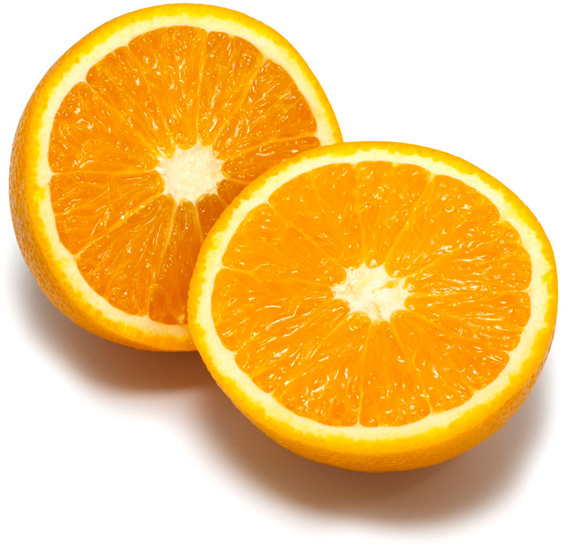
%> input picture Assignment 3/3 - Normalized graph cut/images/orange.jpg, 572 x 551 px
$ octave norm_cuts_example.m   (GNU Octave 9; MATLAB toolbox functions it lacks are replaced by stand-ins)
%> lines starting %> are read from the running program, lines starting %| are printed output that depends on the picture
### Assignment 3/3 - Normalized graph cut/norm_cuts_segm.m
function segm = norm_cuts_segm(I, colour_bandwidth, radius, ncuts_thresh, max_area, max_depth)

tic
[nRow, nCol, c] = size(I);
N = nRow * nCol;
V = reshape(I, N, c); % connect up-to-down way. Vertices of Graph

fprintf('Compute affinity matrix...\n');
W = ncuts_affinity(I, radius, colour_bandwidth);
toc

fprintf('Solve eigenvalue problems to find partitions...\n');
Seg = (1:N)';
[Seg, Id, Ncut] = ncuts_partition(Seg, W, ncuts_thresh, max_area, 'ROOT', max_depth, 1);

segm = zeros(nRow*nCol, 1);
for i=1:length(Seg)
    segm(Seg{i}) = i;
    fprintf('%s. Ncut = %f\n', Id{i}, Ncut{i});
end

segm = uint32(reshape(segm, nRow, nCol));
toc

### Assignment 3/3 - Normalized graph cut/ncuts_affinity.m
function A = ncuts_affinity(im, XY_RADIUS, RGB_SIGMA)

sz = [size(im,1), size(im,2)];

% Find all pairs of pixels within a distance of XY_RADIUS
rad = ceil(XY_RADIUS);
[di,dj] = ndgrid(-rad:rad, -rad:rad);
dv = (dj.^2 + di.^2) <= XY_RADIUS.^2;
di = di(dv);
dj = dj(dv);

[i,j] = ndgrid(1:size(im,1), 1:size(im,2));
i = repmat(i(:), 1, length(di));
j = repmat(j(:), 1, length(di));
i_ = bsxfun(@plus, i, di');
j_ = bsxfun(@plus, j, dj');
v = (i_ >= 1) & (i_ <= size(im,1)) & (j_ >= 1) & (j_ <= size(im,2));
pair_i = sub2ind(sz, i(v), j(v));
pair_j = sub2ind(sz, i_(v), j_(v));

% Weight each pair by the difference in RGB values, divided by RGB_SIGMA
RGB = double(reshape(im, [], size(im,3)))/RGB_SIGMA;
W = exp(-sum((RGB(pair_i,:) - RGB(pair_j,:)).^2,2));

% Construct an affinity matrix
A = sparse(pair_i, pair_j, W, prod(sz), prod(sz));

### Assignment 3/3 - Normalized graph cut/ncuts_partition.m
function [Seg Id Ncut] = ncuts_partition(I, W, sNcut, sArea, id, maxDepth, depth)
% NcutPartition - Partitioning
%
% Synopsis
%  [sub ids ncuts] = ncuts_partition(I, W, sNcut, sArea, [id])
%
% Description
%  Partitioning. This function is called recursively.
%
% Inputs ([]s are optional)
%  (vector) I        N x 1 vector representing a segment to be partitioned.
%                    Each element has a node index of V (global segment).
%  (matrux) W        N x N matrix representing the computed similarity
%                    (weight) matrix.
%                    W(i,j) is similarity between node i and j.
%  (scalar) sNcut    The smallest Ncut value (threshold) to keep partitioning.
%  (scalar) sArea    The smallest size of area (threshold) to be accepted
%                    as a segment.
%  (string) [id]     A label of the segment (for debugg)
%
% Outputs ([]s are optional)
%  (cell)   Seg      A cell array of segments partitioned.
%                    Each cell is the each segment.
%  (cell)   Id       A cell array of strings representing labels of each segment.
%                    IDs are generated as children based on a parent id.
%  (cell)   Ncut     A cell array of scalars representing Ncut values
%                    of each segment.
%
% Requirements
%  NcutValue
%
% Authors
%  Naotoshi Seo <sonots(at)sonots.com>
%
% License
%  The program is free to use for non-commercial academic purposes,
%  but for course works, you must understand what is going inside to use.
%  The program can be used, modified, or re-distributed for any purposes
%  if you or one of your group understand codes (the one must come to
%  court if court cases occur.) Please contact the authors if you are
%  interested in using the program without meeting the above conditions.

% Changes
%  10/01/2006  First Edition
% Compute D
N = length(W);
d = sum(W, 2);
D = spdiags(d, 0, N, N); % diagonal matrix

% Step 2 and 3. Solve generalized eigensystem (D -W)*S = S*D*U (12).
% (13) is not necessary thanks to smart matlab.
% Get the 2 smallests ('sm')
warning off; % let me stop warning
[EV, EVal] = ncuts(W, 2); %%%
% 2nd smallest (1st smallest has all same value elements, and useless)
U2 = EV(:, 2);

ev2nd=num2str(U2);
disp('The eigenvalue was: ');
disp(ev2nd);
disp(EVal(1));


% Step 3. Refer 3.1 Example 3.
% Bipartition the graph at point that Ncut is minimized.
t = mean(U2);
t = fminsearch('ncuts_value', t, [], U2, W, D);
A = find(U2 > t);
B = find(U2 <= t);

% Step 4. Decide if the current partition should be divided
% if either of partition is too small, stop recursion.
% if Ncut is larger than threshold, stop recursion.
ncut = ncuts_value(t, U2, W, D);
fprintf('Cutting ncut=%.3f sizes=(%d,%d)\n', ncut, length(A), length(B));
if (length(A) < sArea || length(B) < sArea) || ncut > sNcut || depth > maxDepth
    Seg{1}   = I;
    Id{1}   = id; % for debugging
    Ncut{1} = ncut; % for duebuggin
    return;
end

% Seg segments of A
[SegA IdA NcutA] = ncuts_partition(I(A), W(A, A), sNcut, sArea, [id '-A'], maxDepth, depth+1);
% I(A): node index at V. A is index at the segment, I
% W(A, A); % weight matrix in segment A

% Seg segments of B
[SegB IdB NcutB] = ncuts_partition(I(B), W(B, B), sNcut, sArea, [id '-B'], maxDepth, depth+1);

% concatenate cell arrays
Seg   = [SegA SegB];
Id   = [IdA IdB];
Ncut = [NcutA NcutB];
end

### Assignment 3/3 - Normalized graph cut/ncuts.m
function [EV, EVal] = ncuts(A, n_ev)
% Computes the n_ev smallest (non-zero) eigenvectors and eigenvalues of the
% of the Laplacian of A

D = sparse(1:size(A,1), 1:size(A,1), full(sum(A, 1)), size(A,1), size(A,2));

opts.issym = 0;
opts.isreal = 1;
opts.disp = 0;
nvec = n_ev+1;

[EV, EVal] = eigs((D - A) + (10^-10) * speye(size(D)), D, nvec, 'sm',opts);

[junk, sortidx] = sort(diag(EVal), 'descend');
EV = EV(:,sortidx(end-1:-1:1));
v = diag(EVal);
EVal = v(sortidx(end-1:-1:1));

EV = bsxfun(@rdivide, EV, sqrt(sum(EV.^2,1))); % makes the eigenvectors unit norm

### Assignment 3/3 - Normalized graph cut/ncuts_value.m
function ncut = ncuts_value(t, U2, W, D);
% NcutValue - 2.1 Computing the Optimal Partition Ncut. eq (5)
%
% Synopsis
%  ncut = ncuts_value(T, U2, D, W);
%
% Inputs ([]s are optional)
%  (scalar) t        splitting point (threshold)
%  (vector) U2       N x 1 vector representing the 2nd smallest
%                     eigenvector computed at step 2.
%  (matrix) W        N x N weight matrix
%  (matrix) D        N x N diagonal matrix
%
% Outputs ([]s are optional)
%  (scalar) ncut     The value calculated at the right term of eq (5).
%                    This is used to find minimum Ncut.
%
% Authors
%  Naotoshi Seo <sonots(at)sonots.com>
%
% License
%  The program is free to use for non-commercial academic purposes,
%  but for course works, you must understand what is going inside to use.
%  The program can be used, modified, or re-distributed for any purposes
%  if you or one of your group understand codes (the one must come to
%  court if court cases occur.) Please contact the authors if you are
%  interested in using the program without meeting the above conditions.

% Changes
%  10/01/2006  First Edition
x = (U2 > t);
x = (2 * x) - 1; % convert [1 0 0 1 0]' to [1 -1 -1 1 -1]' to follow paper's way
d = diag(D);
k = sum(d(x > 0)) / sum(d);
b = k / (1 - k);
y = (1 + x) - b * (1 - x);
ncut = (y' * (D - W) * y) / ( y' * D * y );
end

### Assignment 3/3 - Normalized graph cut/norm_cuts_example.m
close all; clear all;

%% The parameters of the Normalized Graph Cut Segmentation.
colour_bandwidth = 20.0; % Color bandwidth.
radius = [1, 4, 7];              % Maximum neighbourhood distance.
ncuts_thresh = 0.03;     % Nutting threshold.
min_areas = 200;         % Minimum area of segment.
max_depth = 3;           % Maximum splitting depth.
scale_factor = 0.4;      % Image downscale factor.
image_sigma = 2.0;       % Image preblurring scale.

img_idx = 0;
no_radiuses = size(radius, 2);

figure;

sgtitle(['Image Segmentation - Normalized Graph Cut, radiuses = ' num2str(radius) ]);

for i = 1 : no_radiuses
    img_idx = img_idx + 1 ;

    image_original = imread('orange.jpg');
%> image_original is the input picture: size 551x572x3 uint8; mean R, G, B 242.2, 197.1, 118.9

    %% Pre-processing the image.
    % Rescaling the image.
    image_original = imresize(image_original, scale_factor);
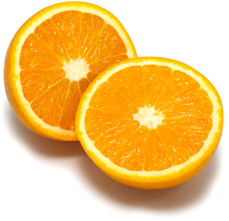
%> image_original: size 221x229x3 uint8; mean R, G, B 242.2, 197.1, 119

    % Pre blurring the image with a Gaussina filter.
    d = 2*ceil(image_sigma*2) + 1;
    h = fspecial('gaussian', [d d], image_sigma);
    image_blurred = imfilter(image_original, h);
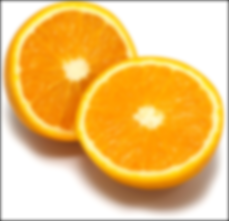
%> image_blurred: size 221x229x3 uint8; mean R, G, B 238.9, 193.7, 115.7

    %% Segmentation using Normalized Graph Cuts.
    norm_cut_segmentation = norm_cuts_segm(image_blurred, colour_bandwidth, radius(i), ncuts_thresh, min_areas, max_depth);
%> in ncuts, `[EV, EVal] = eigs((D - A) + (10^-10) * speye(size(D)), D, nvec, 'sm',o..`: EVal = [2.3e-11 0 0; 0 1.11e-06 0; 0 0 4.06e-06]
%> in ncuts, `[junk, sortidx] = sort(diag(EVal), 'descend');`: junk = [4.06e-06; 1.11e-06; 2.3e-11]; sortidx = [3; 2; 1]
%> in ncuts, `v = diag(EVal);`: v = [2.3e-11; 1.11e-06; 4.06e-06]
%> in ncuts, `EVal = v(sortidx(end-1:-1:1));`: EVal = [1.11e-06; 4.06e-06]
%> in ncuts_partition, `ev2nd=num2str(U2);`: ev2nd = 50609 items
%| 1.1142e-06
%> in ncuts_partition, `t = mean(U2);`: t = 9.8e-06
%> in ncuts_partition, `t = fminsearch('ncuts_value', t, [], U2, W, D);`: t = 0.667
%> in ncuts_partition, `A = find(U2 > t);`: A = []
%> in ncuts_partition, `B = find(U2 <= t);`: B = 50609 values from 1 to 50609
%> in ncuts_partition, `ncut = ncuts_value(t, U2, W, D);`: ncut = NaN
%| Cutting ncut=NaN sizes=(0,50609)
%> in norm_cuts_segm, `[Seg, Id, Ncut] = ncuts_partition(Seg, W, ncuts_thresh, max_area, 'ROO..`: Seg = 1 item; Id = {'ROOT'}; Ncut = {NaN}
%> the loop in norm_cuts_segm, `for i=1:length(Seg)` made 1 pass
%| ROOT. Ncut = NaN
%> in norm_cuts_segm, `segm = uint32(reshape(segm, nRow, nCol));`: segm: size 221x229 uint32; every value is 1

    %% Plotting the segmented images.
%> (the run ends here)

$ run again, with Assignment 3/3 - Normalized graph cut/images/tiger3.jpg copied over Assignment 3/3 - Normalized graph cut/images/orange.jpg
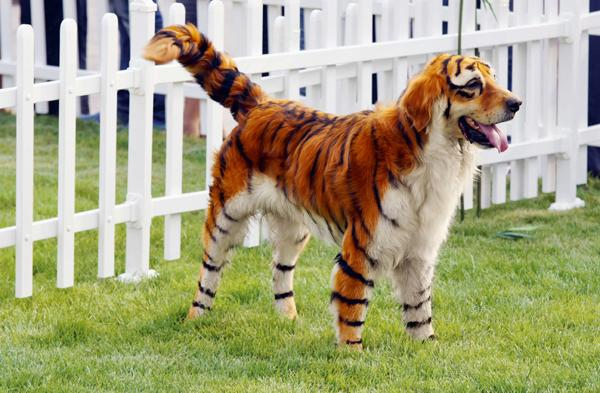
%> input picture Assignment 3/3 - Normalized graph cut/images/tiger3.jpg, 600 x 393 px
%> image_original is the input picture: size 393x600x3 uint8; mean R, G, B 166.4, 163.6, 127.4
%> `image_original = imresize(image_original, scale_factor);`:
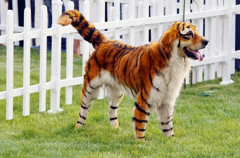
%> image_original: size 158x240x3 uint8; mean R, G, B 166.4, 163.6, 127.4
%> `image_blurred = imfilter(image_original, h);`:
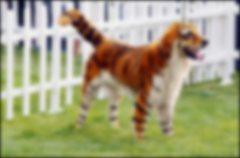
%> image_blurred: size 158x240x3 uint8; mean R, G, B 164, 161.1, 125.4
%> in ncuts, `[EV, EVal] = eigs((D - A) + (10^-10) * speye(size(D)), D, nvec, 'sm',o..`: EVal = [2.45e-11 0 0; 0 2.3e-05 0; 0 0 6.01e-05]
%> junk = [6.01e-05; 2.3e-05; 2.45e-11]; sortidx = [3; 2; 1]
%> v = [2.45e-11; 2.3e-05; 6.01e-05]
%> in ncuts, `EVal = v(sortidx(end-1:-1:1));`: EVal = [2.3e-05; 6.01e-05]
%> ev2nd = 37920 items
%| 2.3045e-05
%> in ncuts_partition, `t = mean(U2);`: t = -0.000343
%> in ncuts_partition, `t = fminsearch('ncuts_value', t, [], U2, W, D);`: t = 0.666
%> A = []
%> B = 37920 values from 1 to 37920
%> ncut = NaN
%| Cutting ncut=NaN sizes=(0,37920)
%> Seg = 1 item; Id = {'ROOT'}; Ncut = {NaN}
%> the loop in norm_cuts_segm, `for i=1:length(Seg)` made 1 pass
%| ROOT. Ncut = NaN
%> segm: size 158x240 uint32; every value is 1
